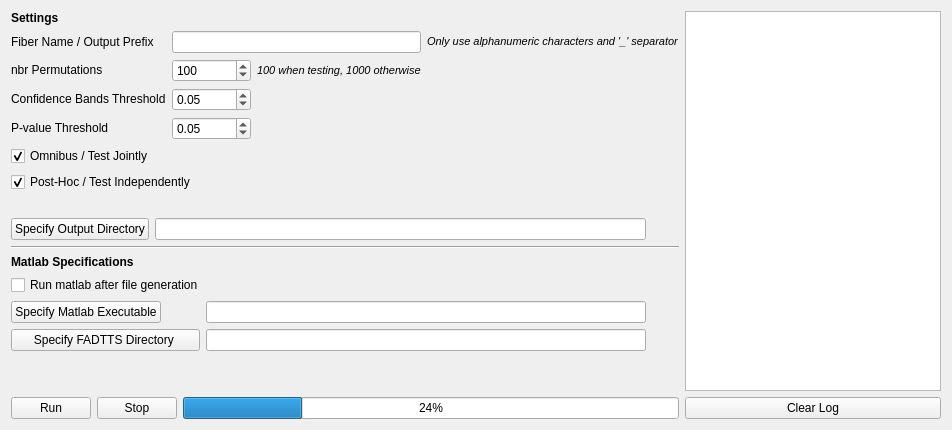
      <widget class="QWidget" name="executionTab">
       <attribute name="title">
        <string>Execution</string>
       </attribute>
       <layout class="QGridLayout" name="gridLayout">
        <item row="2" column="0">
         <widget class="Line" name="executionTab_line">
          <property name="orientation">
           <enum>Qt::Horizontal</enum>
          </property>
         </widget>
        </item>
        <item row="4" column="0">
         <layout class="QGridLayout" name="execution_runStop_gridLayout">
          <item row="1" column="0">
           <widget class="QPushButton" name="executionTab_run_pushButton">
            <property name="sizePolicy">
             <sizepolicy hsizetype="Fixed" vsizetype="Fixed">
              <horstretch>0</horstretch>
              <verstretch>0</verstretch>
             </sizepolicy>
            </property>
            <property name="text">
             <string>Run</string>
            </property>
           </widget>
          </item>
          <item row="1" column="1">
           <widget class="QPushButton" name="executionTab_stop_pushButton">
            <property name="sizePolicy">
             <sizepolicy hsizetype="Fixed" vsizetype="Fixed">
              <horstretch>0</horstretch>
              <verstretch>0</verstretch>
             </sizepolicy>
            </property>
            <property name="text">
             <string>Stop</string>
            </property>
           </widget>
          </item>
          <item row="1" column="2">
           <widget class="QProgressBar" name="executionTab_progressBar">
            <property name="value">
             <number>24</number>
            </property>
           </widget>
          </item>
          <item row="0" column="0" colspan="3">
           <spacer name="executionTab_verticalSpacer">
            <property name="orientation">
             <enum>Qt::Vertical</enum>
            </property>
            <property name="sizeHint" stdset="0">
             <size>
              <width>20</width>
              <height>40</height>
             </size>
            </property>
           </spacer>
          </item>
         </layout>
        </item>
        <item row="3" column="0">
         <layout class="QGridLayout" name="executionTab_matlabSpecifications_gridLayout">
          <item row="1" column="0" colspan="2">
           <widget class="QCheckBox" name="soft_executionTab_runMatlab_checkBox">
            <property name="text">
             <string>Run matlab after file generation</string>
            </property>
           </widget>
          </item>
          <item row="2" column="0">
           <widget class="QPushButton" name="executionTab_matlabExe_pushButton">
            <property name="sizePolicy">
             <sizepolicy hsizetype="Fixed" vsizetype="Fixed">
              <horstretch>0</horstretch>
              <verstretch>0</verstretch>
             </sizepolicy>
            </property>
            <property name="text">
             <string>Specify Matlab Executable</string>
            </property>
           </widget>
          </item>
          <item row="2" column="1" colspan="2">
           <widget class="QLineEdit" name="soft_executionTab_matlabExe_lineEdit">
            <property name="enabled">
             <bool>true</bool>
            </property>
            <property name="sizePolicy">
             <sizepolicy hsizetype="Expanding" vsizetype="Fixed">
              <horstretch>0</horstretch>
              <verstretch>0</verstretch>
             </sizepolicy>
            </property>
            <property name="acceptDrops">
             <bool>true</bool>
            </property>
            <property name="frame">
             <bool>true</bool>
            </property>
           </widget>
          </item>
          <item row="2" column="3">
           <widget class="QLabel" name="executionTab_iconMatlabExe_label">
            <property name="sizePolicy">
             <sizepolicy hsizetype="Fixed" vsizetype="Preferred">
              <horstretch>0</horstretch>
              <verstretch>0</verstretch>
             </sizepolicy>
            </property>
            <property name="minimumSize">
             <size>
              <width>27</width>
              <height>0</height>
             </size>
            </property>
            <property name="text">
             <string/>
            </property>
           </widget>
          </item>
          <item row="3" column="1" colspan="2">
           <widget class="QLineEdit" name="para_executionTab_mvcm_lineEdit">
            <property name="enabled">
             <bool>true</bool>
            </property>
            <property name="toolTip">
             <string/>
            </property>
            <property name="statusTip">
             <string/>
            </property>
            <property name="whatsThis">
             <string/>
            </property>
            <property name="accessibleName">
             <string/>
            </property>
            <property name="layoutDirection">
             <enum>Qt::LeftToRight</enum>
            </property>
            <property name="frame">
             <bool>true</bool>
            </property>
           </widget>
          </item>
          <item row="3" column="3">
           <widget class="QLabel" name="executionTab_iconMVCM_label">
            <property name="sizePolicy">
             <sizepolicy hsizetype="Fixed" vsizetype="Preferred">
              <horstretch>0</horstretch>
              <verstretch>0</verstretch>
             </sizepolicy>
            </property>
            <property name="minimumSize">
             <size>
              <width>27</width>
              <height>0</height>
             </size>
            </property>
            <property name="text">
             <string/>
            </property>
           </widget>
          </item>
          <item row="3" column="0">
           <widget class="QPushButton" name="executionTab_mvcm_pushButton">
            <property name="sizePolicy">
             <sizepolicy hsizetype="Fixed" vsizetype="Fixed">
              <horstretch>0</horstretch>
              <verstretch>0</verstretch>
             </sizepolicy>
            </property>
            <property name="minimumSize">
             <size>
              <width>189</width>
              <height>0</height>
             </size>
            </property>
            <property name="maximumSize">
             <size>
              <width>189</width>
              <height>16777215</height>
             </size>
            </property>
            <property name="text">
             <string>Specify FADTTS Directory </string>
            </property>
           </widget>
          </item>
          <item row="0" column="0" colspan="3">
           <widget class="QLabel" name="executionTab_matlabSpecification_label">
            <property name="text">
             <string>&lt;html&gt;&lt;head/&gt;&lt;body&gt;&lt;p&gt;&lt;span style=&quot; font-weight:600;&quot;&gt;Matlab Specifications&lt;/span&gt;&lt;/p&gt;&lt;/body&gt;&lt;/html&gt;</string>
            </property>
           </widget>
          </item>
         </layout>
        </item>
        <item row="0" column="0">
         <layout class="QGridLayout" name="executionTab_settings_gridLayout">
          <item row="3" column="2">
           <widget class="QDoubleSpinBox" name="para_executionTab_confidenceBandsThreshold_doubleSpinBox">
            <property name="decimals">
             <number>2</number>
            </property>
            <property name="maximum">
             <double>1.000000000000000</double>
            </property>
            <property name="singleStep">
             <double>0.010000000000000</double>
            </property>
            <property name="value">
             <double>0.050000000000000</double>
            </property>
           </widget>
          </item>
          <item row="6" column="0" colspan="3">
           <widget class="QCheckBox" name="para_executionTab_postHoc_checkBox">
            <property name="sizePolicy">
             <sizepolicy hsizetype="Preferred" vsizetype="Fixed">
              <horstretch>0</horstretch>
              <verstretch>0</verstretch>
             </sizepolicy>
            </property>
            <property name="text">
             <string>Post-Hoc / Test Independently</string>
            </property>
            <property name="checked">
             <bool>true</bool>
            </property>
           </widget>
          </item>
          <item row="0" column="0" colspan="2">
           <widget class="QLabel" name="executionTab_settings_label">
            <property name="sizePolicy">
             <sizepolicy hsizetype="Preferred" vsizetype="Fixed">
              <horstretch>0</horstretch>
              <verstretch>0</verstretch>
             </sizepolicy>
            </property>
            <property name="text">
             <string>&lt;html&gt;&lt;head/&gt;&lt;body&gt;&lt;p&gt;&lt;span style=&quot; font-weight:600;&quot;&gt;Settings&lt;/span&gt;&lt;/p&gt;&lt;/body&gt;&lt;/html&gt;</string>
            </property>
           </widget>
          </item>
          <item row="2" column="4">
           <spacer name="executionTab_fiberName_horizontalSpacer">
            <property name="orientation">
             <enum>Qt::Horizontal</enum>
            </property>
            <property name="sizeHint" stdset="0">
             <size>
              <width>40</width>
              <height>20</height>
             </size>
            </property>
           </spacer>
          </item>
          <item row="3" column="0" colspan="2">
           <widget class="QLabel" name="executionTab_confidenceBandsThreshold_label">
            <property name="sizePolicy">
             <sizepolicy hsizetype="Fixed" vsizetype="Fixed">
              <horstretch>0</horstretch>
              <verstretch>0</verstretch>
             </sizepolicy>
            </property>
            <property name="text">
             <string>Confidence Bands Threshold</string>
            </property>
           </widget>
          </item>
          <item row="4" column="2">
           <widget class="QDoubleSpinBox" name="para_executionTab_pvalueThreshold_doubleSpinBox">
            <property name="decimals">
             <number>2</number>
            </property>
            <property name="maximum">
             <double>1.000000000000000</double>
            </property>
            <property name="singleStep">
             <double>0.010000000000000</double>
            </property>
            <property name="value">
             <double>0.050000000000000</double>
            </property>
           </widget>
          </item>
          <item row="2" column="2">
           <widget class="QSpinBox" name="para_executionTab_nbrPermutations_spinBox">
            <property name="sizePolicy">
             <sizepolicy hsizetype="Preferred" vsizetype="Fixed">
              <horstretch>0</horstretch>
              <verstretch>0</verstretch>
             </sizepolicy>
            </property>
            <property name="maximumSize">
             <size>
              <width>16777215</width>
              <height>16777215</height>
             </size>
            </property>
            <property name="minimum">
             <number>10</number>
            </property>
            <property name="maximum">
             <number>90000</number>
            </property>
            <property name="singleStep">
             <number>100</number>
            </property>
            <property name="value">
             <number>100</number>
            </property>
           </widget>
          </item>
          <item row="1" column="0" colspan="2">
           <widget class="QLabel" name="executionTab_fiberName_label">
            <property name="sizePolicy">
             <sizepolicy hsizetype="Preferred" vsizetype="Fixed">
              <horstretch>0</horstretch>
              <verstretch>0</verstretch>
             </sizepolicy>
            </property>
            <property name="text">
             <string>&lt;html&gt;&lt;head/&gt;&lt;body&gt;Fiber Name / Output Prefix&lt;/p&gt;&lt;/body&gt;&lt;/html&gt;</string>
            </property>
           </widget>
          </item>
          <item row="5" column="0" colspan="2">
           <widget class="QCheckBox" name="para_executionTab_omnibus_checkBox">
            <property name="sizePolicy">
             <sizepolicy hsizetype="Preferred" vsizetype="Fixed">
              <horstretch>0</horstretch>
              <verstretch>0</verstretch>
             </sizepolicy>
            </property>
            <property name="text">
             <string>Omnibus / Test Jointly</string>
            </property>
            <property name="checked">
             <bool>true</bool>
            </property>
           </widget>
          </item>
          <item row="2" column="3">
           <widget class="QLabel" name="executionTab_nbrPermutationsInfo_label">
            <property name="sizePolicy">
             <sizepolicy hsizetype="Preferred" vsizetype="Preferred">
              <horstretch>0</horstretch>
              <verstretch>0</verstretch>
             </sizepolicy>
            </property>
            <property name="text">
             <string>&lt;html&gt;&lt;head/&gt;&lt;body&gt;&lt;p&gt;&lt;span style=&quot; font-size:8pt; font-style:italic;&quot;&gt;100 when testing, 1000 otherwise&lt;/span&gt;&lt;/p&gt;&lt;/body&gt;&lt;/html&gt;</string>
            </property>
           </widget>
          </item>
          <item row="7" column="0">
           <widget class="QLabel" name="executionTab_croppedProfileWarningIcon_label">
            <property name="sizePolicy">
             <sizepolicy hsizetype="Fixed" vsizetype="Fixed">
              <horstretch>0</horstretch>
              <verstretch>0</verstretch>
             </sizepolicy>
            </property>
            <property name="maximumSize">
             <size>
              <width>15</width>
              <height>15</height>
             </size>
            </property>
            <property name="text">
             <string/>
            </property>
            <property name="pixmap">
             <pixmap resource="FADTTS_Resources.qrc">:/Icons/Resources/Icons/warningIcon.xpm</pixmap>
            </property>
            <property name="scaledContents">
             <bool>true</bool>
            </property>
           </widget>
          </item>
          <item row="1" column="2" colspan="2">
           <widget class="QLineEdit" name="para_executionTab_fiberName_lineEdit">
            <property name="sizePolicy">
             <sizepolicy hsizetype="Preferred" vsizetype="Fixed">
              <horstretch>0</horstretch>
              <verstretch>0</verstretch>
             </sizepolicy>
            </property>
            <property name="minimumSize">
             <size>
              <width>200</width>
              <height>0</height>
             </size>
            </property>
           </widget>
          </item>
          <item row="1" column="4">
           <widget class="QLabel" name="executionTab_fiberNameInfo_label">
            <property name="sizePolicy">
             <sizepolicy hsizetype="Preferred" vsizetype="Preferred">
              <horstretch>0</horstretch>
              <verstretch>0</verstretch>
             </sizepolicy>
            </property>
            <property name="text">
             <string>&lt;html&gt;&lt;head/&gt;&lt;body&gt;&lt;p&gt;&lt;span style=&quot; font-size:8pt; font-style:italic;&quot;&gt;Only use alphanumeric characters and '_' separator&lt;/span&gt;&lt;/p&gt;&lt;/body&gt;&lt;/html&gt;</string>
            </property>
           </widget>
          </item>
          <item row="7" column="1" colspan="3">
           <widget class="QLabel" name="executionTab_croppedProfileWarningInfo_label">
            <property name="text">
             <string/>
            </property>
           </widget>
          </item>
          <item row="2" column="0" colspan="2">
           <widget class="QLabel" name="executionTab_nbrPermutations_label">
            <property name="sizePolicy">
             <sizepolicy hsizetype="Preferred" vsizetype="Fixed">
              <horstretch>0</horstretch>
              <verstretch>0</verstretch>
             </sizepolicy>
            </property>
            <property name="text">
             <string>nbr Permutations</string>
            </property>
           </widget>
          </item>
          <item row="4" column="0" colspan="2">
           <widget class="QLabel" name="executionTab_pvalueThreshold_label">
            <property name="sizePolicy">
             <sizepolicy hsizetype="Preferred" vsizetype="Fixed">
              <horstretch>0</horstretch>
              <verstretch>0</verstretch>
             </sizepolicy>
            </property>
            <property name="text">
             <string>P-value Threshold</string>
            </property>
           </widget>
          </item>
         </layout>
        </item>
        <item row="0" column="1" rowspan="5">
         <layout class="QVBoxLayout" name="executionTab_log_verticalLayout">
          <item>
           <widget class="QTextEdit" name="executionTab_log_textEdit"/>
          </item>
          <item>
           <widget class="QPushButton" name="executionTab_clearLog_pushButton">
            <property name="text">
             <string>Clear Log</string>
            </property>
           </widget>
          </item>
         </layout>
        </item>
        <item row="1" column="0">
         <layout class="QGridLayout" name="executionTab_outputs_gridLayout">
          <item row="0" column="2">
           <widget class="QLabel" name="executionTab_iconOutputDir_label">
            <property name="sizePolicy">
             <sizepolicy hsizetype="Fixed" vsizetype="Preferred">
              <horstretch>0</horstretch>
              <verstretch>0</verstretch>
             </sizepolicy>
            </property>
            <property name="minimumSize">
             <size>
              <width>27</width>
              <height>0</height>
             </size>
            </property>
            <property name="text">
             <string/>
            </property>
           </widget>
          </item>
          <item row="0" column="1">
           <widget class="QLineEdit" name="para_executionTab_outputDir_lineEdit"/>
          </item>
          <item row="0" column="0">
           <widget class="QPushButton" name="executionTab_outputDir_pushButton">
            <property name="sizePolicy">
             <sizepolicy hsizetype="Preferred" vsizetype="Fixed">
              <horstretch>0</horstretch>
              <verstretch>0</verstretch>
             </sizepolicy>
            </property>
            <property name="minimumSize">
             <size>
              <width>0</width>
              <height>0</height>
             </size>
            </property>
            <property name="text">
             <string>Specify Output Directory</string>
            </property>
           </widget>
          </item>
         </layout>
        </item>
       </layout>
      </widget>
